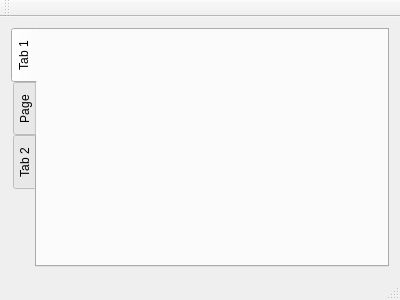
<?xml version="1.0" encoding="UTF-8"?>
<ui version="4.0">
 <class>MainWindow</class>
 <widget class="QMainWindow" name="MainWindow">
  <property name="geometry">
   <rect>
    <x>0</x>
    <y>0</y>
    <width>400</width>
    <height>300</height>
   </rect>
  </property>
  <property name="windowTitle">
   <string>MainWindow</string>
  </property>
  <widget class="QWidget" name="centralWidget">
   <layout class="QHBoxLayout" name="horizontalLayout">
    <item>
     <widget class="QTabWidget" name="tabWidget">
      <property name="contextMenuPolicy">
       <enum>Qt::ActionsContextMenu</enum>
      </property>
      <property name="layoutDirection">
       <enum>Qt::LeftToRight</enum>
      </property>
      <property name="tabPosition">
       <enum>QTabWidget::West</enum>
      </property>
      <widget class="QWidget" name="tab">
       <attribute name="title">
        <string>Tab 1</string>
       </attribute>
      </widget>
      <widget class="QWidget" name="tab_3">
       <attribute name="title">
        <string>Page</string>
       </attribute>
      </widget>
      <widget class="QWidget" name="tab_2">
       <attribute name="title">
        <string>Tab 2</string>
       </attribute>
      </widget>
     </widget>
    </item>
   </layout>
  </widget>
  <widget class="QMenuBar" name="menuBar">
   <property name="geometry">
    <rect>
     <x>0</x>
     <y>0</y>
     <width>400</width>
     <height>29</height>
    </rect>
   </property>
  </widget>
  <widget class="QToolBar" name="mainToolBar">
   <attribute name="toolBarArea">
    <enum>TopToolBarArea</enum>
   </attribute>
   <attribute name="toolBarBreak">
    <bool>false</bool>
   </attribute>
  </widget>
  <widget class="QStatusBar" name="statusBar"/>
 </widget>
 <layoutdefault spacing="6" margin="11"/>
 <resources/>
 <connections/>
</ui>
